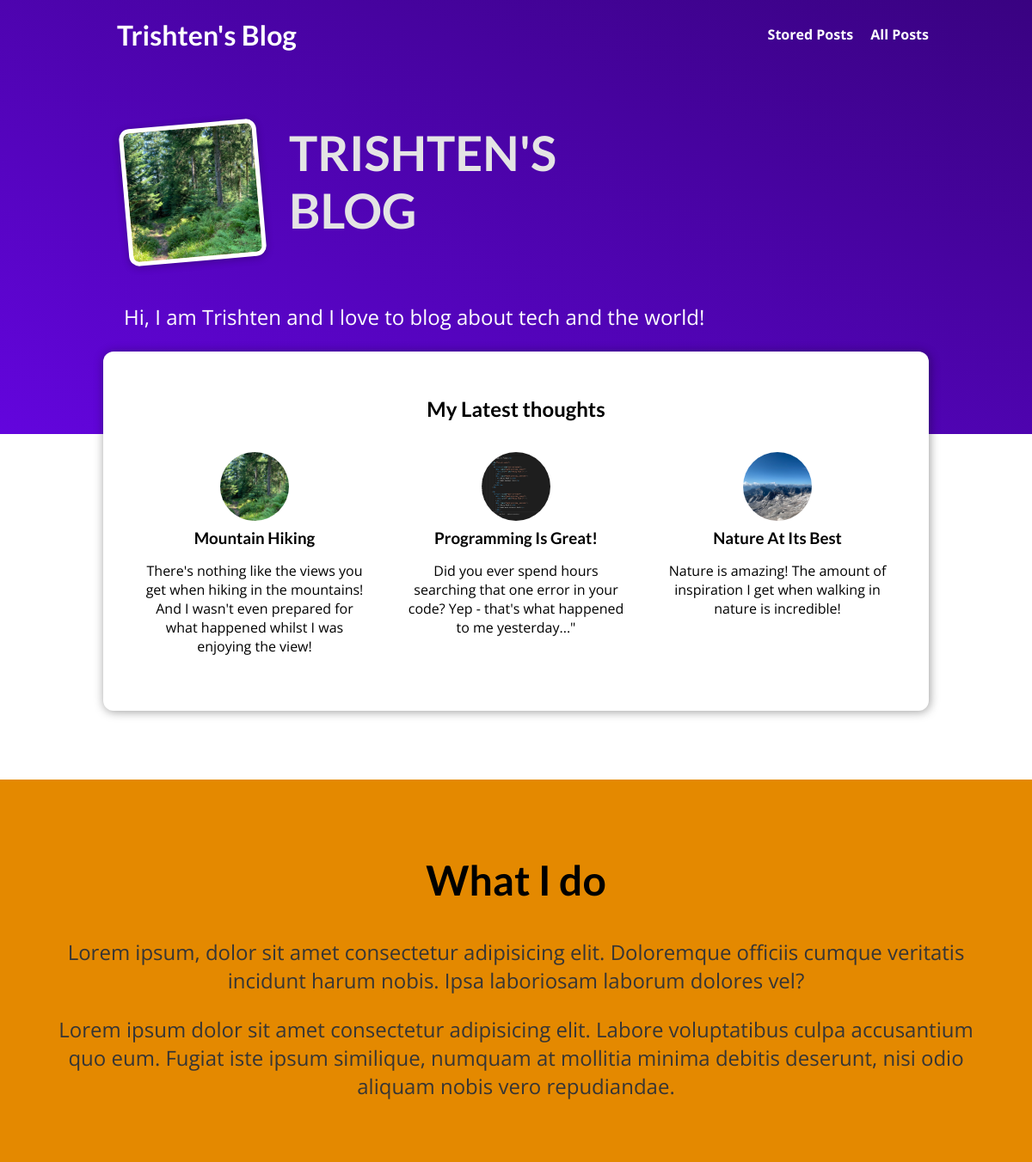
The page / on the database its author committed.
### blog/models.py (models this page shows, shortened)
class Post(models.Model):
    title = models.CharField(max_length=150)
    excerpt = models.CharField(max_length=200)
    image = models.ImageField(upload_to="posts", null=True)
    date = models.DateField(auto_now=True)
    slug = models.SlugField(unique=True, db_index=True)
    content = models.TextField(validators=[MinLengthValidator(10)])
    author = models.ForeignKey(Author, on_delete=models.SET_NULL, null=True ,related_name="posts")
    tags = models.ManyToManyField(Tag)

### blog/views.py (the view)
# urls.py: path("", views.StartingPage.as_view(), name="starting-page"),
class StartingPage(ListView):
    template_name = "blog/index.html"
    model = Post
    ordering = ["-date"]
    context_object_name = "posts"
    def get_queryset(self):
        queryset = super().get_queryset()
        data = queryset[:3]
        return data

### blog/templates/blog/index.html
{% extends 'base.html' %} {% comment %} title block starts from {% endcomment %}
{% load static %} {% block title %} My -Blog {% endblock %} {% block content %}
{% block css_files %}
<link rel="stylesheet" href="{% static 'blog/post.css' %}" />
<link rel="stylesheet" href="{% static 'blog/index.css' %}" />
{% endblock %}
<section id="welcome">
  <header>
    <img
      src="{% static 'images/woods.jpg' %}"
      alt="Trishten - The author of the blog"
    />
    <h2>TRISHTEN'S BLOG</h2>
  </header>
  <p class="para">
    Hi, I am Trishten and I love to blog about tech and the world!
  </p>
</section>
<section id="latest-posts">
  <h2>My Latest thoughts</h2>
  <ul>
    {% for post in posts %} {% include 'blog/includes/post.html' %} {% endfor %}
  </ul>
</section>
<section id="about">
  <h2>What I do</h2>
  <p class="parra">
    Lorem ipsum, dolor sit amet consectetur adipisicing elit. Doloremque
    officiis cumque veritatis incidunt harum nobis. Ipsa laboriosam laborum
    dolores vel?
  </p>
  <p class="parra">
    Lorem ipsum dolor sit amet consectetur adipisicing elit. Labore voluptatibus
    culpa accusantium quo eum. Fugiat iste ipsum similique, numquam at mollitia
    minima debitis deserunt, nisi odio aliquam nobis vero repudiandae.
  </p>
</section>
{% endblock %}

### blog/templates/blog/includes/post.html
<li class="lists">
  <article class="post">
    <a href="{% url 'post-detail-page' post.slug %}">
      <img src="{{ post.image.url }}" alt="{{ post.title}}" />
      <div class="post__content">
        <h3>{{ post.title}}</h3>
        <p class="para">{{ post.excerpt}}</p>
      </div>
    </a>
  </article>
</li>

### static/app.css (style rules this page uses)
* { box-sizing: border-box; }
html { font-family: "Open Sans", "Lato", sans-serif; }
body { margin: 0; }
h1, h2, h3 { font-family: "Lato", sans-serif; font-weight: bold; }

### blog/static/blog/post.css (style rules this page uses)
.post { display: flex; flex-direction: column; align-items: center; text-align: center; }
.post a { text-decoration: none; color: black; transition: all 0.2s ease; padding: 1rem; }
.post img { width: 5rem; height: 5rem; object-fit: cover; border-radius: 50%; }
.post h3 { margin: 0.25rem 0; }

### blog/static/blog/index.css (style rules this page uses)
#welcome { background: linear-gradient(to right top, #6305dd, #390281); padding: 6rem 12%; }
#welcome header { display: flex; align-items: flex-start; margin: 3rem auto; }
#welcome img { width: 10rem; height: 10rem; object-fit: cover; object-position: top; border: 5px solid white; border-radius: 12px; background-color: #ffe1bf; transform: rotateZ(-5deg); box-shadow: 0 2px 8px rgba(0, 0, 0, 0.25); }
#welcome h2 { font-size: 3.5rem; margin: 0 0 0 2rem; color: #e4e4e4; width: 10rem; }
#welcome p { color: white; font-size: 1.5rem; }
#latest-posts { background-color: white; padding: 2rem; border-radius: 12px; width: 60rem; margin: -6rem auto 2rem auto; box-shadow: 1px 1px 12px rgba(0, 0, 0, 0.4); }
#latest-posts h2 { text-align: center; }
#latest-posts ul { list-style: none; margin: 0; padding: 0; display: flex; gap: 1rem; }
#latest-posts li { flex: 1; }
#about { text-align: center; padding: 3rem; background-color: #e48900; margin-top: 5rem; }
#about h2 { font-size: 3rem; }
#about p { font-size: 1.5rem; color: #353535; }

### rows shown on the page
Post: image (picture), title "Mountain Hiking", excerpt "There's nothing like the views you get when hiking in the mountains! And I wasn't even prepared for what happened whilst I was enjoying the view!"
Post: image (picture), title "Programming Is Great!", excerpt "Did you ever spend hours searching that one error in your code? Yep - that's what happened to me yesterday...\""
Post: image (picture), title "Nature At Its Best", excerpt "Nature is amazing! The amount of inspiration I get when walking in nature is incredible!"
